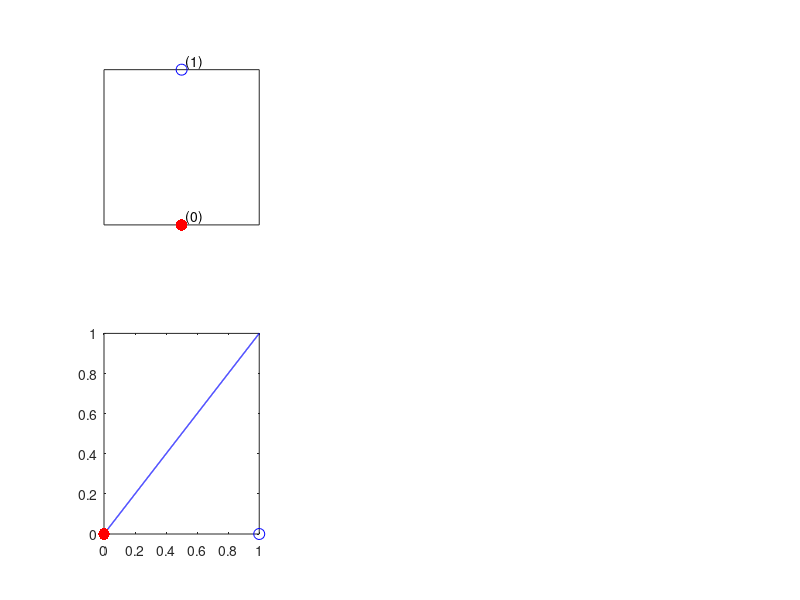

This figure's MATLAB source: (Note: this script raises an error after producing the figure.)
clf
BS=[0 1];
subplot(2,3,1)
theta=0.5;% true theta
ThetaS=[0:0.001:1]; % sample some values for theta

plot(0,0,'r.','MarkerSize',25)
hold on;
plot(0,1,'bo','MarkerSize',8)
set(gca,'XTick',0:0:0)
set(gca,'YTick',0:0:0)
for I=1:2
    text(0.05,0.05+BS(I),strcat(['(',num2str([BS(I)]),')']))%'rotation',90);
end
axis square

subplot(2,3,4);
x=[1]; n=length(x); t = sum(x); l=@(theta)(theta ^ t * (1-theta)^(n-t)); 
plot(ThetaS,arrayfun(l,ThetaS),'b','LineWidth',1); 
hold on; 
plot([1],[0],'bo','MarkerSize',8)
plot([0],[0],'r.','MarkerSize',25)
stem([0 1],BinomialPdf([0 1],1,theta),'k.','MarkerSize',8)
x=[0]; n=length(x); t = sum(x); l=@(theta)(theta ^ t * (1-theta)^(n-t)); 
plot(ThetaS,arrayfun(l,ThetaS),'r','LineWidth',1); 
axis square

subplot(2,3,2)
x=[0 0 1 1];
y=[0 1 0 1];
hold on;
plot(x(3),y(3),'m*','MarkerSize',8)
plot(x(4),y(4),'bo','MarkerSize',8)
plot(x(1),y(1),'r.','MarkerSize',25)
plot(x(2),y(2),'m*','MarkerSize',8)

set(gca,'XTick',0:1:1)
set(gca,'YTick',0:1:1)
for I=1:2
    for J=1:2
        text(0.05+BS(I),0.05+BS(J),strcat(['(',num2str([BS(I),BS(J)]),')']))%'rotation',90);
    end
end
box on;
axis square

subplot(2,3,5);
x=[0 1]; n=length(x); t = sum(x); l=@(theta)(theta ^ t * (1-theta)^(n-t)); 
plot(ThetaS,arrayfun(l,ThetaS),'m','LineWidth',1); 
hold on; 
plot([1],[0],'bo','MarkerSize',8)
plot([0],[0],'r.','MarkerSize',25)
plot([1/2],[0],'m*','MarkerSize',8)
stem([0 1/2 1],BinomialPdf([0 1 2],2,theta),'k.','MarkerSize',8)
x=[0 0]; n=length(x); t = sum(x); l=@(theta)(theta ^ t * (1-theta)^(n-t)); 
plot(ThetaS,arrayfun(l,ThetaS),'r','LineWidth',1); 
hold on; 
x=[1 1]; n=length(x); t = sum(x); l=@(theta)(theta ^ t * (1-theta)^(n-t)); 
plot(ThetaS,arrayfun(l,ThetaS),'b','LineWidth',1); 
axis square

subplot(2,3,3)
x=[0 0 0 0 1 1 1 1];
y=[0 0 1 1 0 0 1 1];
z=[0 1 0 1 0 1 0 1];
plot3(x(1),y(1),z(1),'r.','MarkerSize',30)
hold on;
plot3(x(2:3),y(2:3),z(2:3),'kx','MarkerSize',15)
plot3(x(5),y(5),z(5),'kx','MarkerSize',15)
plot3(x(4),y(4),z(4),'m*','MarkerSize',15)
plot3(x(6:7),y(6:7),z(6:7),'m*','MarkerSize',15)
plot3(x(8),y(8),z(8),'bo','MarkerSize',10)
box on; grid on;
set(gca,'XTick',0:1:1)
set(gca,'YTick',0:1:1)
set(gca,'ZTick',0:1:1)
BS=[0 1];
for I=1:2
    for J=1:2
        for K=1:2
            text(0.1+BS(I),0.05+BS(J),0.1+BS(K),strcat(['(',num2str([BS(I),BS(J),BS(K)]),')']))%'rotation',90);
        end
    end
end
%az=-38.5000; el=28; view(az, el);
axis square

subplot(2,3,6);
x=[0 0 0]; n=length(x); t = sum(x); l=@(theta)(theta ^ t * (1-theta)^(n-t)); 
plot(ThetaS,arrayfun(l,ThetaS),'r','LineWidth',1); 
hold on; 
stem([0 1/3 2/3 1],BinomialPdf([0 1 2 3],3,theta),'k.','MarkerSize',8)
plot([0],[0],'r.','Markersize',25)
plot([1/3],[0],'kx','Markersize',10)
plot([2/3],[0],'mX','Markersize',10)
plot([0],[0],'r.','Markersize',25)
plot([1],[0],'bo','Markersize',10)
x=[0 0 1]; n=length(x); t = sum(x); l=@(theta)(theta ^ t * (1-theta)^(n-t)); 
plot(ThetaS,arrayfun(l,ThetaS),'k','LineWidth',1); 
hold on; 
x=[1 1 0]; n=length(x); t = sum(x); l=@(theta)(theta ^ t * (1-theta)^(n-t)); 
plot(ThetaS,arrayfun(l,ThetaS),'m','LineWidth',1); 
x=[1 1 1]; n=length(x); t = sum(x); l=@(theta)(theta ^ t * (1-theta)^(n-t)); 
plot(ThetaS,arrayfun(l,ThetaS),'b','LineWidth',1); 
axis square